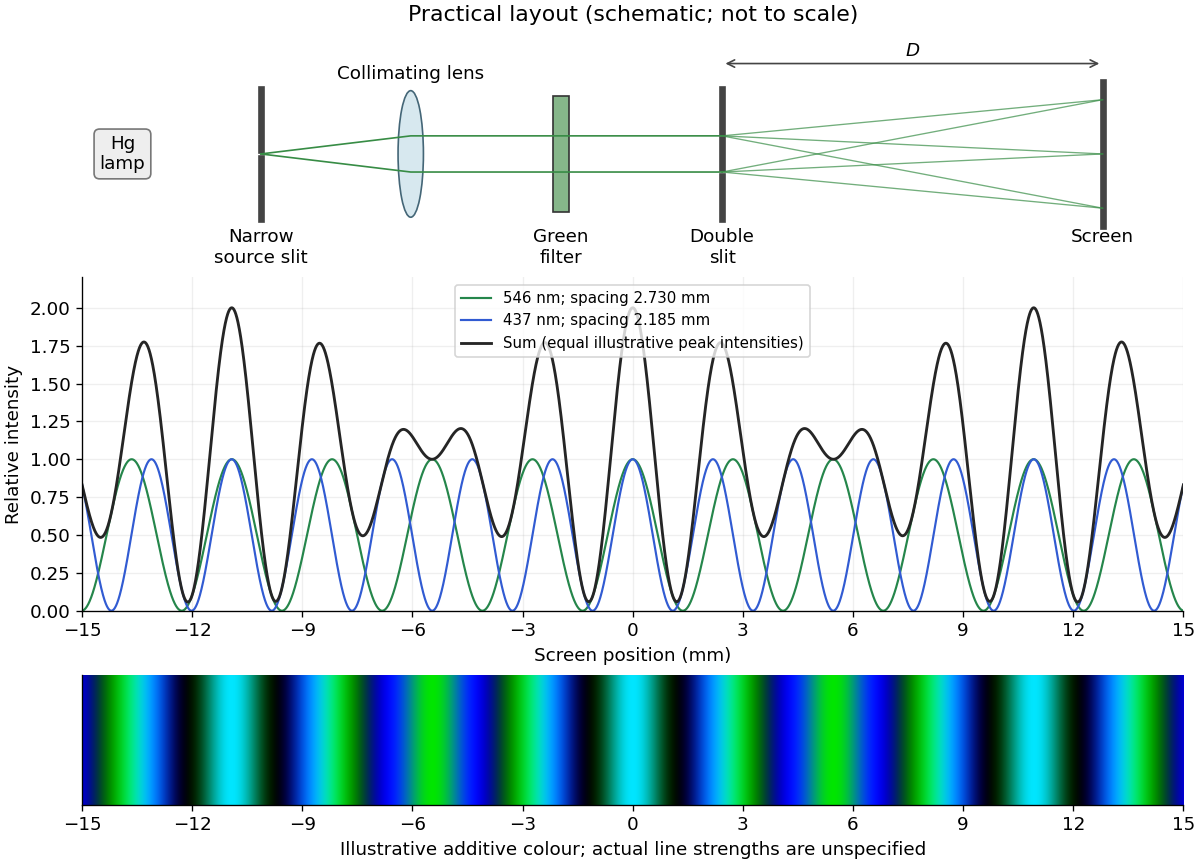

This chart was generated by the following Python code:
"""Original double-slit layout and two-line fringes; Python 3.14, NumPy/Matplotlib."""
from pathlib import Path
import matplotlib
matplotlib.use('Agg')
import matplotlib.pyplot as plt
import numpy as np
from matplotlib.patches import Ellipse, Rectangle

plt.rcParams.update({'font.size':11, 'axes.spines.top':False, 'axes.spines.right':False})
fig = plt.figure(figsize=(10, 7.2), layout='constrained', facecolor='white')
grid = fig.add_gridspec(3, 1, height_ratios=[1.25, 1.8, 0.7])
layout = fig.add_subplot(grid[0])
layout.set(xlim=(-0.35, 9.2), ylim=(-1.5, 1.7), title='Practical layout (schematic; not to scale)')
layout.axis('off')
layout.text(0, 0, 'Hg\nlamp', ha='center', va='center', bbox={'boxstyle':'round', 'fc':'#eeeeee', 'ec':'#777777'})
for x, label in [(1.2, 'Narrow\nsource slit'), (3.8, 'Green\nfilter'), (5.2, 'Double\nslit'), (8.5, 'Screen')]:
    if x == 1.2:
        for lo, hi in [(-0.9,-0.05),(0.05,0.9)]:
            layout.plot([x,x],[lo,hi],color='#444444',lw=4)
    elif x == 5.2:
        for lo, hi in [(-0.9,-0.3),(-0.2,0.2),(0.3,0.9)]:
            layout.plot([x,x],[lo,hi],color='#444444',lw=4)
    elif x == 3.8:
        layout.add_patch(Rectangle((x-0.07,-0.8),0.14,1.6,facecolor='#86b68a',edgecolor='#333333'))
    else:
        layout.plot([x,x],[-1,1],color='#444444',lw=4)
    layout.text(x,-1.03,label,ha='center',va='top')
layout.add_patch(Ellipse((2.5,0),0.22,1.75,facecolor='#d7e8ef',edgecolor='#446677'))
layout.text(2.5,1.04,'Collimating lens',ha='center')
for sign in [-1,1]:
    layout.plot([1.2,2.5,5.2],[0,sign*0.25,sign*0.25],color='#378c45',lw=1)
    for target in [-0.75,0,0.75]:
        layout.plot([5.2,8.5],[sign*0.25,target],color='#378c45',lw=0.8,alpha=0.7)
layout.annotate('',xy=(8.5,1.25),xytext=(5.2,1.25),arrowprops={'arrowstyle':'<->','color':'#444444'})
layout.text(6.85,1.35,r'$D$',ha='center')
ax = fig.add_subplot(grid[1])
y = np.linspace(-15,15,5001)
g = np.cos(np.pi*y/2.730)**2
b = np.cos(np.pi*y/2.185)**2
ax.plot(y,g,color='#25864b',label='546 nm; spacing 2.730 mm',lw=1.3)
ax.plot(y,b,color='#315bd2',label='437 nm; spacing 2.185 mm',lw=1.3)
ax.plot(y,g+b,color='#252525',label='Sum (equal illustrative peak intensities)',lw=1.7)
ax.set(xlim=(-15,15),ylim=(0,2.2),ylabel='Relative intensity',xlabel='Screen position (mm)')
ax.set_xticks(np.arange(-15,16,3))
ax.grid(alpha=0.2)
ax.legend(loc='upper center',ncol=1,fontsize=9)
strip = fig.add_subplot(grid[2])
colors = np.zeros((32,y.size,3))
colors[:,:,1] = 0.9*g
colors[:,:,2] = b
strip.imshow(colors,extent=(-15,15,0,1),origin='lower',aspect='auto')
strip.set(xlim=(-15,15),xlabel='Illustrative additive colour; actual line strengths are unspecified',yticks=[],xticks=np.arange(-15,16,3))
fig.savefig(Path.cwd() / Path(__file__).with_suffix('.png').name, dpi=120, facecolor='white', transparent=False)
